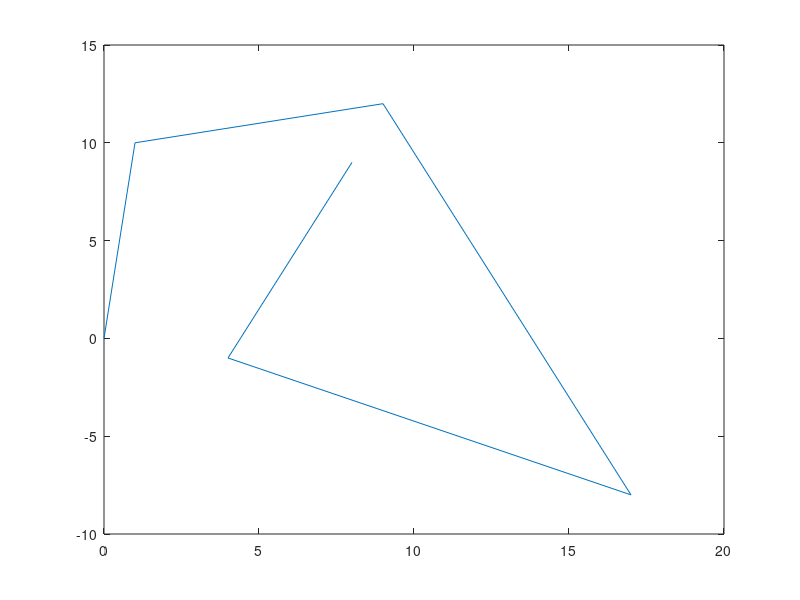

The MATLAB source for this figure:
z = [0; 0]; a = [1; 10]; b = [8; 2]; c = [8; -20];
d = [-13; 7]; e = [4; 10];
y = [z a b c d e];

h = figure;
set(h,'name','Dorian Wang''s Stuff and Things''','numbertitle','off')

position = cumsum(transpose(y));  
plot(position(:,1), position(:,2))

totalDistance = norm(a) + norm(b) + norm(c) + norm(d) + norm(e);
totalDistance

